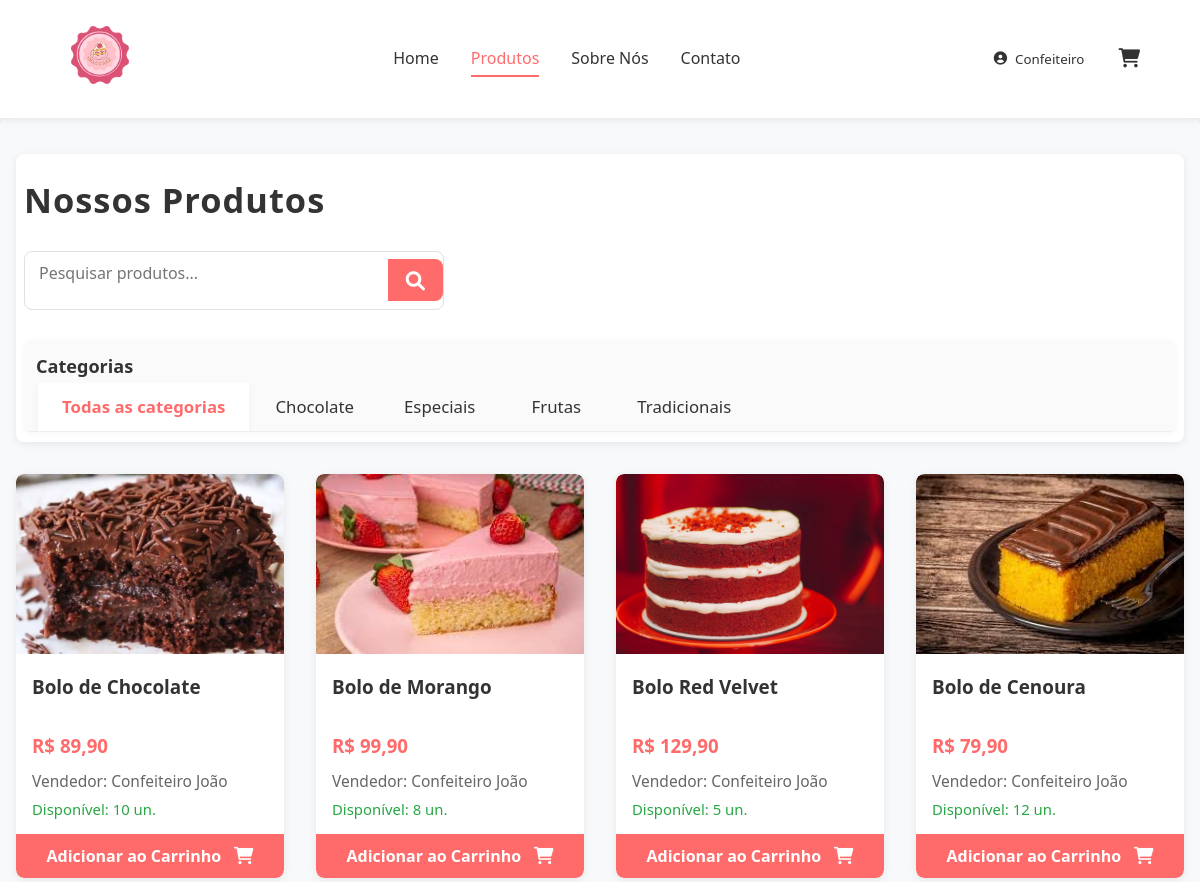
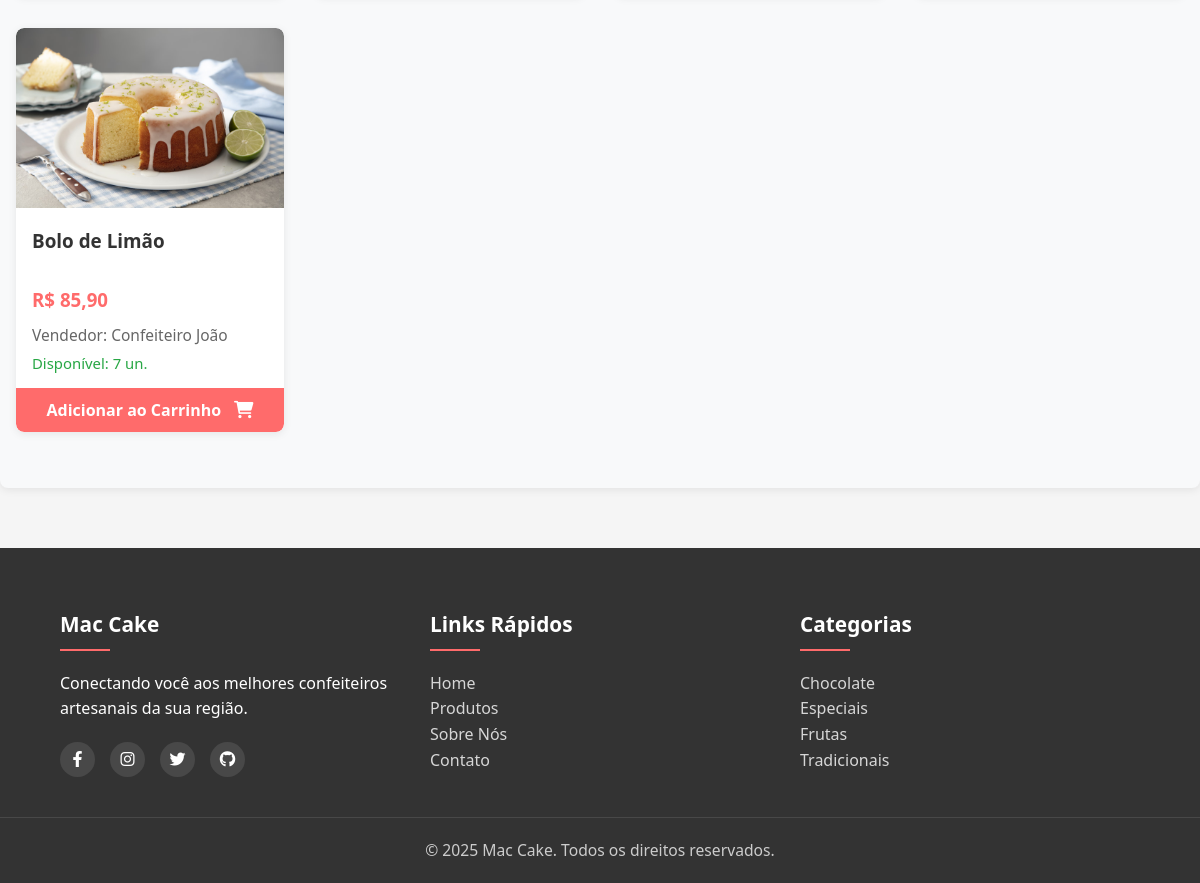
Screenshot of /pages/products.php (signed in) with the database file from the repository (2 pictures, top to bottom).
### tables this page shows
CREATE TABLE usuarios (
    id INT AUTO_INCREMENT PRIMARY KEY,
    nome VARCHAR(100) NOT NULL,
    email VARCHAR(100) NOT NULL UNIQUE,
    senha VARCHAR(255) NOT NULL,
    telefone VARCHAR(20),
    endereco TEXT,
    foto_perfil VARCHAR(255),
    tipo ENUM('cliente', 'vendedor', 'admin') DEFAULT 'cliente',
    data_cadastro DATETIME DEFAULT CURRENT_TIMESTAMP,
    data_atualizacao DATETIME ON UPDATE CURRENT_TIMESTAMP,
    ativo BOOLEAN DEFAULT TRUE,
    token_reset_senha VARCHAR(255),
    token_expira DATETIME,
    INDEX idx_email (email),
    INDEX idx_tipo (tipo)
);

CREATE TABLE produtos (
    id INT AUTO_INCREMENT PRIMARY KEY,
    vendedor_id INT NOT NULL,
    nome VARCHAR(100) NOT NULL,
    slug VARCHAR(100) NOT NULL UNIQUE,
    descricao TEXT,
    preco DECIMAL(10,2) NOT NULL,
    preco_promocional DECIMAL(10,2) DEFAULT NULL,
    categoria VARCHAR(50),
    imagem_principal VARCHAR(255) NOT NULL,
    imagens_adicionais JSON DEFAULT NULL,
    estoque INT DEFAULT 0,
    ingredientes TEXT,
    peso DECIMAL(10,2) COMMENT 'em gramas',
    tempo_preparo INT COMMENT 'em minutos',
    destaque TINYINT(1) DEFAULT 0,
    data_cadastro DATETIME DEFAULT CURRENT_TIMESTAMP,
    data_atualizacao DATETIME DEFAULT CURRENT_TIMESTAMP ON UPDATE CURRENT_TIMESTAMP,
    ativo TINYINT(1) DEFAULT 1,
    FOREIGN KEY (vendedor_id) REFERENCES usuarios(id) ON DELETE CASCADE,
    INDEX idx_vendedor (vendedor_id),
    INDEX idx_categoria (categoria),
    INDEX idx_destaque (destaque),
    INDEX idx_preco (preco),
    FULLTEXT INDEX ft_nome_descricao (nome, descricao)
);

### pages/products.php (the view, shortened to what this page needs)
<?php
require_once __DIR__ . '/../includes/header.php';
try {
    $db = new Database();
    $conn = $db->connect();
    $page = isset($_GET['page']) ? (int)$_GET['page'] : 1;
    $page = max(1, $page);
    $per_page = 12;
    $offset = ($page - 1) * $per_page;
    $category = isset($_GET['category']) ? sanitize($_GET['category']) : '';
    $search = isset($_GET['search']) ? sanitize($_GET['search']) : '';
    $query = "SELECT p.*, u.nome as vendedor_nome
              FROM produtos p
              JOIN usuarios u ON p.vendedor_id = u.id
              WHERE p.ativo = 1";
    $params = [];
    $query .= " ORDER BY p.data_cadastro DESC LIMIT ? OFFSET ?";
    $params[] = $per_page;
    $params[] = $offset;
    $stmt = $conn->prepare($query);
    foreach ($params as $index => $value) {
        $paramType = PDO::PARAM_STR;
        if ($index >= count($params) - 2) {
            $paramType = PDO::PARAM_INT;
        }
        $stmt->bindValue($index + 1, $value, $paramType);
    }
    $stmt->execute();
    $products = $stmt->fetchAll(PDO::FETCH_ASSOC);
    $categories_query = $conn->prepare("SELECT DISTINCT categoria FROM produtos WHERE ativo = 1 AND categoria IS NOT NULL ORDER BY categoria");
    $categories_query->execute();
    $categories = $categories_query->fetchAll(PDO::FETCH_COLUMN);
} catch (PDOException $e) {
    error_log("Database error: " . $e->getMessage());
    $error_message = "Erro ao conectar com o banco de dados. Por favor, tente novamente mais tarde.";
    $products = [];
    $categories = [];
    $total_pages = 0;
}
?>
<!DOCTYPE html>
<html lang="pt-BR">
<head>
    <link rel="stylesheet" href="../assets/css/style.css">
    <link rel="stylesheet" href="../assets/css/produto.css">
    <link rel="stylesheet" href="https://cdnjs.cloudflare.com/ajax/libs/font-awesome/6.0.0-beta3/css/all.min.css">
</head>
<body>
    <?php require_once __DIR__ . '/../includes/header.php'; ?>
    <main class="products-container">
        <div class="filters-section">
            <h1>Nossos Produtos</h1>
            <form method="GET" class="search-form">
                <div class="search-input-container">
                    <input type="text" name="search" placeholder="Pesquisar produtos..." value="<?= htmlspecialchars($search) ?>">
                    <button type="submit" class="btn-search">
                        <i class="fas fa-search"></i>
                    </button>
                </div>
            </form>
            <div class="category-filter">
                <h2>Categorias</h2>
                <ul>
                    <li><a href="products.php" class="<?= empty($category) ? 'active' : '' ?>">Todas as categorias</a></li>
                    <?php foreach ($categories as $cat): ?>
                        <li>
                            <a href="products.php?category=<?= urlencode($cat) ?><?= !empty($search) ? '&search=' . urlencode($search) : '' ?>"
                               class="<?= $category === $cat ? 'active' : '' ?>">
                                <?= htmlspecialchars($cat) ?>
                            </a>
                        </li>
                    <?php endforeach; ?>
                </ul>
            </div>
        </div>
        <div class="products-grid">
            <?php if (empty($products)): ?>
                <div class="no-products">
                    <p>Nenhum produto encontrado.</p>
                    <a href="products.php" class="btn-primary">Ver todos os produtos</a>
                </div>
            <?php else: ?>
                <?php foreach ($products as $product): ?>
                    <div class="product-card">
                        <a href="product_detail.php?id=<?= $product['id'] ?>">
                            <div class="product-image">
                                <?php
                                $imagePath = '../assets/images/uploads/products/' . htmlspecialchars($product['imagem_principal']);
                                $defaultImage = '../assets/images/default-product.jpg';
                                ?>
                                <img src="<?= file_exists($imagePath) ? $imagePath : $defaultImage ?>"
                                     alt="<?= htmlspecialchars($product['nome']) ?>"
                                     onerror="this.src='<?= $defaultImage ?>'">
                            </div>
                            <div class="product-info">
                                <h3><?= htmlspecialchars($product['nome']) ?></h3>
                                <div class="price-container">
                                    <?php if ($product['preco_promocional'] > 0): ?>
                                        <span class="original-price">R$ <?= number_format($product['preco'], 2, ',', '.') ?></span>
                                        <span class="promo-price">R$ <?= number_format($product['preco_promocional'], 2, ',', '.') ?></span>
                                    <?php else: ?>
                                        <span class="price">R$ <?= number_format($product['preco'], 2, ',', '.') ?></span>
                                    <?php endif; ?>
                                </div>
                                <p class="seller">Vendedor: <?= htmlspecialchars($product['vendedor_nome']) ?></p>
                                <?php if ($product['estoque'] > 0): ?>
                                    <p class="stock">Disponível: <?= $product['estoque'] ?> un.</p>
                                <?php else: ?>
                                    <p class="stock out-of-stock">Esgotado</p>
                                <?php endif; ?>
                            </div>
                        </a>
                        <button class="add-to-cart" data-id="<?= $product['id'] ?>" <?= $product['estoque'] <= 0 ? 'disabled' : '' ?>>
                            <?= $product['estoque'] > 0 ? 'Adicionar ao Carrinho' : 'Indisponível' ?>
                            <?php if ($product['estoque'] > 0): ?>
                                <i class="fas fa-shopping-cart"></i>
                            <?php endif; ?>
                        </button>
                    </div>
                <?php endforeach; ?>
            <?php endif; ?>
        </div>
    </main>
    <?php require_once __DIR__ . '/../includes/footer.php'; ?>
</body>
</html>

### includes/header.php (shortened to what this page needs)
<?php
$db = new Database();
$conn = $db->connect();
$usuario = null;
if (isset($_SESSION['user_id'])) {
    $stmt = $conn->prepare("SELECT id, nome, email, foto_perfil, tipo FROM usuarios WHERE id = ?");
    $stmt->execute([$_SESSION['user_id']]);
    $usuario = $stmt->fetch(PDO::FETCH_ASSOC);
}
?>
<!DOCTYPE html>
<html lang="pt-BR">
<head>
    <link rel="stylesheet" href="/assets/css/style.css">
    <link rel="stylesheet" href="https://cdnjs.cloudflare.com/ajax/libs/font-awesome/6.0.0-beta3/css/all.min.css">
</head>
<body>
    <header class="header">
        <div class="header-container">
            <div class="logo">
                <a href="/">
                    <img src="/assets/images/logo/logo.png" alt="Cakee Market" width="150">
                </a>
            </div>
            <nav class="main-nav">
                <ul>
                    <li><a href="/" class="<?= basename($_SERVER['PHP_SELF']) == 'index.php' ? 'active' : '' ?>">Home</a></li>
                    <li><a href="/pages/products.php" class="<?= basename($_SERVER['PHP_SELF']) == 'products.php' ? 'active' : '' ?>">Produtos</a></li>
                    <li><a href="/pages/about.php" class="<?= basename($_SERVER['PHP_SELF']) == 'about.php' ? 'active' : '' ?>">Sobre Nós</a></li>
                    <li><a href="/pages/contact.php" class="<?= basename($_SERVER['PHP_SELF']) == 'contact.php' ? 'active' : '' ?>">Contato</a></li>
                </ul>
            </nav>
            <div class="header-icons">
                <?php if ($usuario): ?>
                    <div class="user-dropdown">
                        <button class="user-btn">
                            <?php if ($usuario['foto_perfil']): ?>
                                <img src="/assets/images/uploads/profiles/<?= htmlspecialchars($usuario['foto_perfil']) ?>" alt="<?= htmlspecialchars($usuario['nome']) ?>" class="user-avatar">
                            <?php else: ?>
                                <i class="fas fa-user-circle"></i>
                            <?php endif; ?>
                            <span class="user-name"><?= htmlspecialchars(explode(' ', $usuario['nome'])[0]) ?></span>
                        </button>
                    </div>
                <?php else: ?>
                    <a href="/pages/auth/login.php" class="auth-link"><i class="fas fa-sign-in-alt"></i> Entrar</a>
                    <a href="/pages/auth/register.php" class="auth-link"><i class="fas fa-user-plus"></i> Cadastrar</a>
                <?php endif; ?>
                <a href="/pages/cart.php" class="cart-icon">
                    <i class="fas fa-shopping-cart"></i>
                </a>
            </div>
        </div>
    </header>
    <main class="main-content">

### rows the page displays
usuarios: nome "Confeiteiro"
produtos: imagem_principal (picture), nome "Bolo de Chocolate", preco "89,90", vendedor.nome "Confeiteiro João", estoque "10", shows "Adicionar ao Carrinho"
produtos: imagem_principal (picture), nome "Bolo de Morango", preco "99,90", vendedor.nome "Confeiteiro João", estoque "8", shows "Adicionar ao Carrinho"
produtos: imagem_principal (picture), nome "Bolo Red Velvet", preco "129,90", vendedor.nome "Confeiteiro João", estoque "5", shows "Adicionar ao Carrinho"
produtos: imagem_principal (picture), nome "Bolo de Cenoura", preco "79,90", vendedor.nome "Confeiteiro João", estoque "12", shows "Adicionar ao Carrinho"
produtos: imagem_principal (picture), nome "Bolo de Limão", preco "85,90", vendedor.nome "Confeiteiro João", estoque "7", shows "Adicionar ao Carrinho"

### other values shown
$cat "Chocolate"
$cat "Especiais"
$cat "Frutas"
$cat "Tradicionais"
$category "Chocolate"
$category "Especiais"
$category "Frutas"
$category "Tradicionais"
